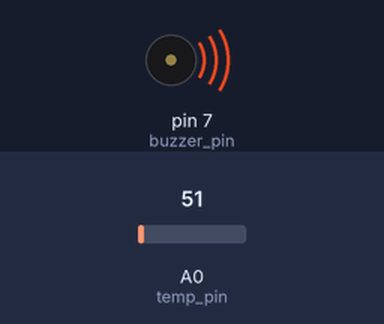
Simulated run of this sketch. Board: Arduino Uno, built with avr-gcc and run on an emulated ATmega328P. Parts: buzzer (waves = sounding, pin HIGH). The test bench sets the inputs (shaded band); at power-on: A0 (temp_pin) = 51. What the sketch prints to the serial monitor is not drawn.

Above: at 1.2 s.
1.3 s: A0 (temp_pin) set to 77
4.3 s: A0 (temp_pin) set to 90
Timing chart, 0 to 7.3 s (numbered marks = the images above; inputs shaded):
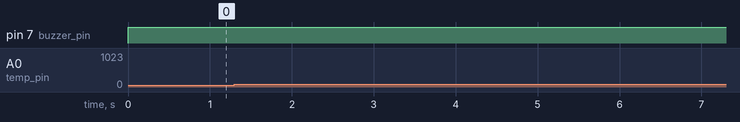

The sketch:

temperature_sensor_with_buzzer1.ino
```cpp
// Radit Mamnum
//Temperature Sensor with Buzzer

int temp_pin=A0;
int buzzer_pin=7;
void setup()
{
  Serial.begin(9600);
  pinMode(buzzer_pin,OUTPUT);
}

void loop()

{
  int temp=temperature();
  Serial.println(temp);
  if (temp>100 || temp<=10)
  { digitalWrite(buzzer_pin,HIGH);
   Serial.println("Buzzer is on");
  }
}
  int temperature(){
    int t=analogRead(temp_pin);
    return map(t,20,358,-40,125);

  } 
```

Measured:
- after the input at 1.3 s, every drawn part: stays the same
- after the input at 4.3 s, every drawn part: stays the same
